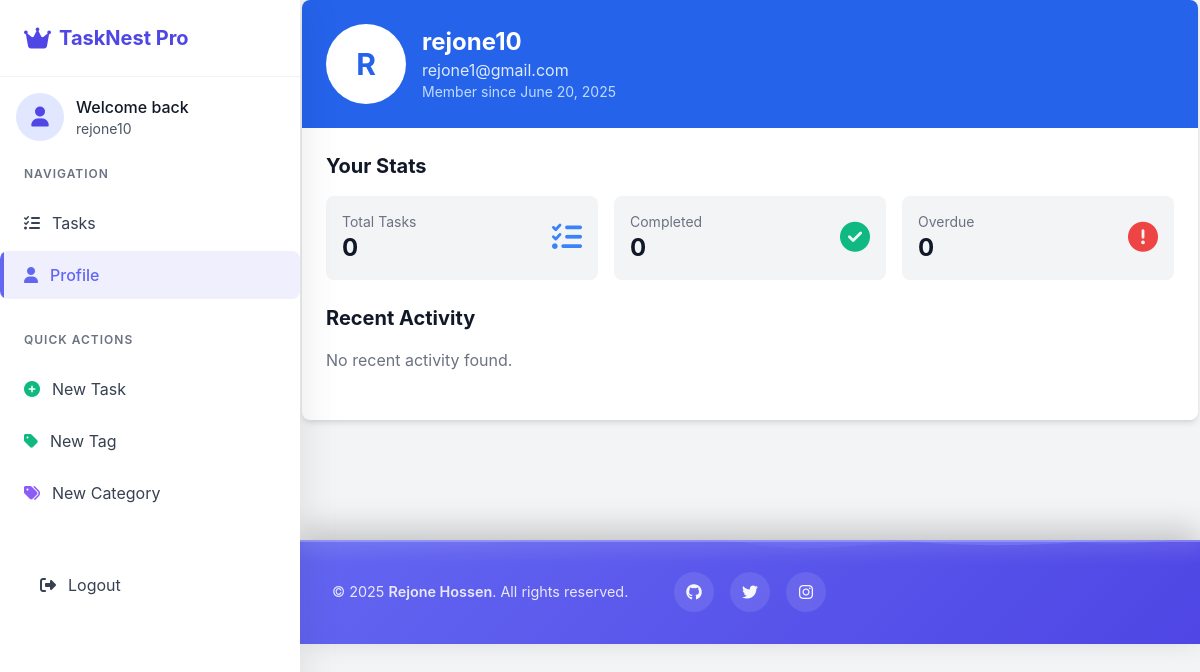
The app's page /profile/ (signed in), older data.
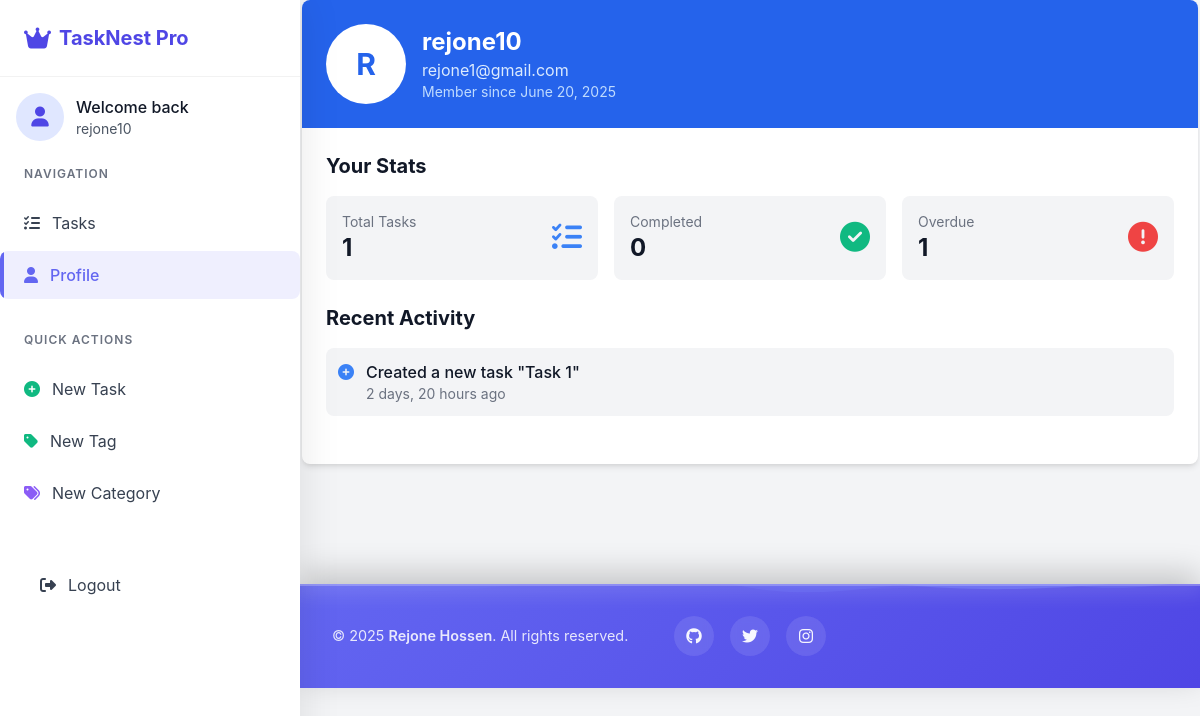
The same page, newer data.
### core/models.py (models this page shows, shortened)
class Task(models.Model):
    user = models.ForeignKey(CustomUser, on_delete=models.CASCADE, null=True, blank=True)
    title = models.CharField(max_length=200, null=True, blank=True)
    description = models.TextField(blank=True, null=True)
    priority = models.CharField(max_length=1, choices=PRIORITY_CHOICES, default='M')
    completed = models.BooleanField(default=False)
    created_at = models.DateTimeField(auto_now_add=True)
    updated_at = models.DateTimeField(auto_now=True)
    due_date = models.DateTimeField(blank=True, null=True)
    category = models.ForeignKey(Category, on_delete=models.SET_NULL, blank=True, null=True)
    tags = models.ManyToManyField(Tag, blank=True)
    order = models.PositiveIntegerField(default=0)
    class Meta:
        ordering = ['order', '-priority', 'due_date']

### core/views.py (the view)
# urls.py: path('profile/', views.profile, name='profile'),
@login_required
def profile(request):
    user = request.user
    tasks_count = Task.objects.filter(user=user).count()
    completed_count = Task.objects.filter(user=user, completed=True).count()
    overdue_count = Task.objects.filter(user=user, due_date__lt=timezone.now(), completed=False).count()
    recent_tasks = Task.objects.filter(user=user).order_by('-created_at')[:5]  # or updated_at if you prefer
    context = {
        'user': user,
        'tasks_count': tasks_count,
        'completed_count': completed_count,
        'overdue_count': overdue_count,
        'recent_tasks': recent_tasks,
    }
    return render(request, 'tasks/profile.html', context)

### template/tasks/profile.html (shortened to what this page needs)
{% extends "base.html" %}
{% block content %}
<div class="max-w-4xl mx-auto bg-white dark:bg-gray-800 rounded-lg shadow-md overflow-hidden">
    <div class="bg-blue-600 dark:bg-gray-700 p-6 text-white">
        <div class="flex items-center">
            <div class="mr-4">
                <div class="w-20 h-20 rounded-full bg-white flex items-center justify-center text-blue-600 text-3xl font-bold">
                    {{ user.username|first|upper }}
                </div>
            </div>
            <div>
                <h1 class="text-2xl font-bold">{{ user.username }}</h1>
                <p class="text-blue-100 dark:text-gray-300">{{ user.email }}</p>
                <p class="text-sm text-blue-200 dark:text-gray-400">Member since {{ user.date_joined|date:"F j, Y" }}</p>
            </div>
        </div>
    </div>
    <div class="p-6">
        <h2 class="text-xl font-bold mb-4">Your Stats</h2>
        <div class="grid grid-cols-1 md:grid-cols-3 gap-4 mb-6">
            <div class="bg-gray-100 dark:bg-gray-700 rounded-lg p-4">
                <div class="flex items-center justify-between">
                    <div>
                        <p class="text-sm text-gray-500 dark:text-gray-400">Total Tasks</p>
                        <p class="text-2xl font-bold">{{ tasks_count }}</p>
                    </div>
                    <div class="text-blue-500">
                        <i class="fas fa-tasks text-3xl"></i>
                    </div>
                </div>
            </div>
            <div class="bg-gray-100 dark:bg-gray-700 rounded-lg p-4">
                <div class="flex items-center justify-between">
                    <div>
                        <p class="text-sm text-gray-500 dark:text-gray-400">Completed</p>
                        <p class="text-2xl font-bold">{{ completed_count }}</p>
                    </div>
                    <div class="text-green-500">
                        <i class="fas fa-check-circle text-3xl"></i>
                    </div>
                </div>
            </div>
            <div class="bg-gray-100 dark:bg-gray-700 rounded-lg p-4">
                <div class="flex items-center justify-between">
                    <div>
                        <p class="text-sm text-gray-500 dark:text-gray-400">Overdue</p>
                        <p class="text-2xl font-bold">{{ overdue_count }}</p>
                    </div>
                    <div class="text-red-500">
                        <i class="fas fa-exclamation-circle text-3xl"></i>
                    </div>
                </div>
            </div>
        </div>
        <div class="mb-6">
    <h2 class="text-xl font-bold mb-4">Recent Activity</h2>
    <div class="space-y-3">
        {% for task in recent_tasks %}
        <div class="flex items-start p-3 bg-gray-100 dark:bg-gray-700 rounded-lg">
            <div class="mr-3 {% if task.completed %}text-green-500{% else %}text-blue-500{% endif %}">
                <i class="fas {% if task.completed %}fa-check-circle{% else %}fa-plus-circle{% endif %}"></i>
            </div>
            <div>
                <p class="font-medium">
                    {% if task.completed %}
                        Completed "{{ task.title }}"
                    {% else %}
                        Created a new task "{{ task.title }}"
                    {% endif %}
                </p>
                <p class="text-sm text-gray-500 dark:text-gray-400">
                    {{ task.created_at|timesince }} ago
                </p>
            </div>
        </div>
        {% empty %}
        <p class="text-gray-500 dark:text-gray-400">No recent activity found.</p>
        {% endfor %}
    </div>
</div>
    </div>
</div>
{% endblock %}

Row changes from the older to the newer data that the page shows:
added Task: completed False (drawn), title "Task 1", created_at "2 days, 20 hours"
Text that changed along with them:
{{ tasks_count }}: "0" → "1"
{{ overdue_count }}: "0" → "1"
text no longer shown: "No recent activity found."
